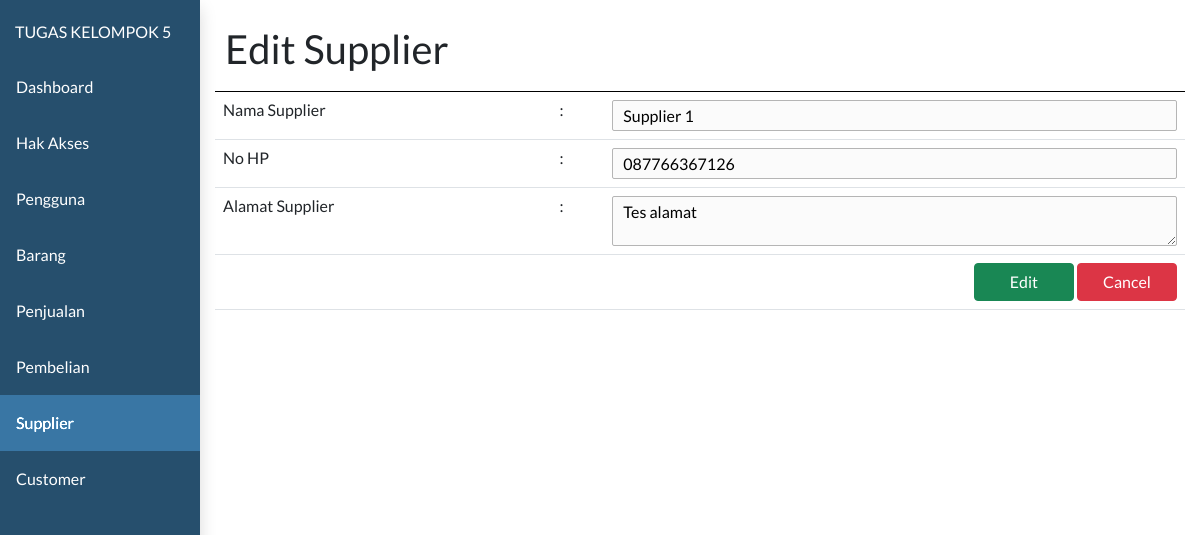
The app's page /toko/admin.php?page=supplier&subpage=supplier-detail&id=5 with its own data.
### tables this page shows
CREATE TABLE `supplier` (
  `id_supplier` int(11) NOT NULL,
  `nama_supplier` varchar(255) DEFAULT NULL,
  `no_hp_supplier` varchar(30) DEFAULT NULL,
  `alamat_supplier` text DEFAULT NULL
);

### toko/controller/supplier_controller.php (called while the page is built, shortened)
<?php
require_once "controller/base_controller.php";
class SupplierController {
    function callmodel(){
        $baseController = new BaseController();
    }
    function supplier_detail($data){
        $model = new model;
        $supplier_detail = $model->selectWhere("supplier", "id_supplier = '$data'");
        return $supplier_detail;
    }
}
?>

### toko/model/model.php (called while the page is built, shortened)
<?php
class model {
    function selectWhere($table, $where){
        require "koneksi.php";
        $data = mysqli_query($connect, "SELECT * FROM $table where $where");
        $dataarray = array();
            while($row = mysqli_fetch_assoc($data)){
                $dataarray[] = $row;
            }
        return $dataarray;
    }
}
?>

### toko/view/supplier/supplier-detail.php (the view, shortened to what this page needs)
<?php
require_once "controller/supplier_controller.php";
$supplierController = new SupplierController();
$supplierController->callasset();
$supplierDetail = null;
if (isset($_GET['id'])) {
  $supplierDetail = $supplierController->supplier_detail($_GET['id']);
}
?>
<html>
<head>
</head>
<body>
  <div class="clm-12" style="border-bottom:1px solid black;">
    <h1><?php echo $supplierDetail != null ? "Edit Supplier" : "Tambah Supplier" ?></h1>
  </div>
  <form action="submit.php" method="post" enctype="multipart/form-data">
    <table class="table">
      <tr>
        <td>Nama Supplier</td>
        <td>:</td>
        <td><input type="text" class="input" name="nama_supplier" value="<?php echo $supplierDetail != null ? $supplierDetail[0]['nama_supplier'] : '' ?>" autocomplete="off" required/></td>
      </tr>
      <tr>
        <td>No HP</td>
        <td>:</td>
        <td><input type="tel" pattern="[0-9]*" class="input" name="no_hp_supplier" value="<?php echo $supplierDetail != null ? $supplierDetail[0]['no_hp_supplier'] : '' ?>" autocomplete="off" required/></td>
      </tr>
      <tr>
        <td style="vertical-align:top;">Alamat Supplier</td>
        <td style="vertical-align:top;">:</td>
        <td>
          <textarea class="input" name="alamat_supplier" autocomplete="off" required><?php echo $supplierDetail != null ? $supplierDetail[0]['alamat_supplier'] : '' ?></textarea>
        </td>
      </tr>
      <tr>
        <td colspan="3" style="text-align:right">
          <?php if ($supplierDetail) : ?>
            <input type="submit" name="supplier-edit-submit" class="btn btn-success" style="width:100px;" value="Edit">
          <?php endif ?>
          <a href="?page=supplier&&subpage=supplier-list"><input type="button" class="btn btn-danger" style="width:100px;" value="Cancel"></a>
        </td>
      </tr>
    </table>
  </form>
</body>
</html>

### toko/assets/css/style.css (style rules this page uses)
* { font-family: 'lato'; margin: 0px; }
.clm-1, .clm-2, .clm-3, .clm-4, .clm-5, .clm-6, .clm-7, .clm-8, .clm-9, .clm-10, .clm-11, .clm-12 { float:left; padding:10px; box-sizing: border-box; }
.clm-12 { width:100%; }
.input { padding: 5px 10px; border:1px solid #b5b5b5; background:#fbfbfb; border-radius:2px; width: 100%; }

### records on screen
supplier: nama_supplier "Supplier 1", no_hp_supplier "087766367126", alamat_supplier "Tes alamat"
